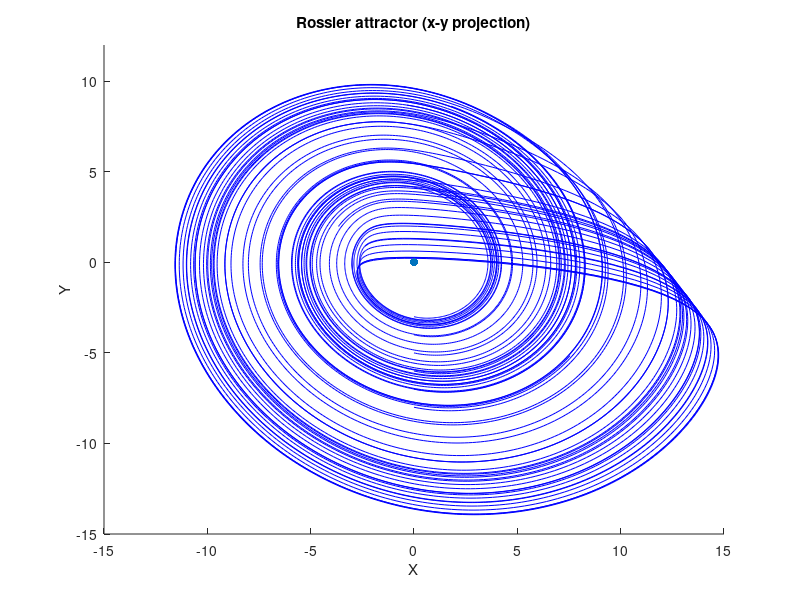

MATLAB code for this plot:
% Rossler attractor
% Integrates the Rossler system with the explicit Euler method,
% starting from several initial conditions, and plots the x-y projection.
%
%   dx/dt = -y - z
%   dy/dt =  x + a*y
%   dz/dt =  b + z*(x - c)

close all
clearvars
clc

dt = 0.02;
t_final = 60;
T = 0:dt:t_final;
a = 0.2;
b = 0.2;
c = 7;

figure
hold on

% We consider several initial conditions (y0 = -8, -7, ..., -3).
for y0 = -8:1:-3
    x = 0.0;
    y = y0;
    z = 1.0;

    xs = zeros(size(T));    % store the trajectory, then plot it once
    ys = zeros(size(T));
    for k = 1:numel(T)
        xs(k) = x;
        ys(k) = y;
        new_x = x + (-y - z) * dt;
        new_y = y + (x + a*y) * dt;
        new_z = z + (b + z*(x - c)) * dt;
        x = new_x;
        y = new_y;
        z = new_z;
    end

    plot(xs, ys, 'b', 'LineWidth', 0.5);
end

scatter(0, 0, 'red', 'filled');   % origin
xlim([-15, 15]);
ylim([-15, 12]);
xlabel('X');
ylabel('Y');
title('Rossler attractor (x-y projection)');
hold off
exportgraphics(gcf, fullfile('figures', 'rossler.png'), 'Resolution', 150)
